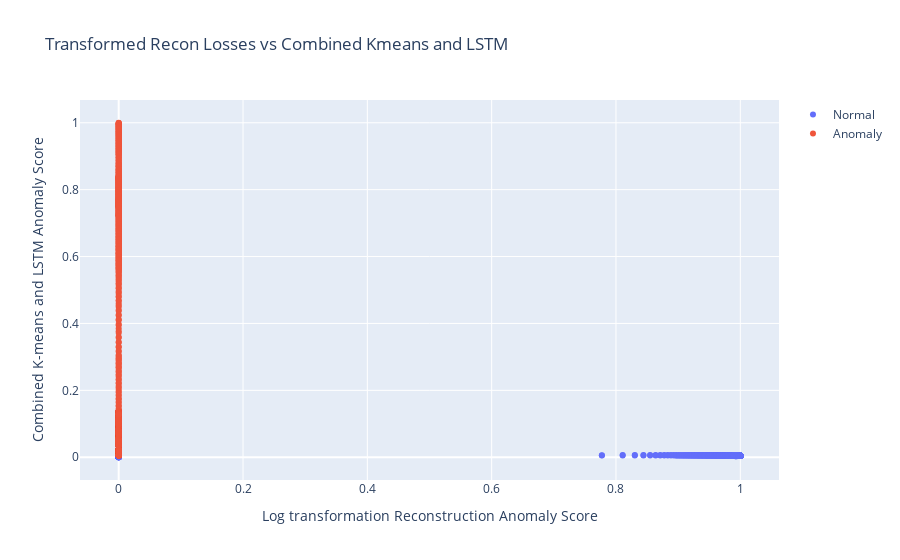

Here is the notebook cell this chart was saved with:
### Code cell
df = EDA_transformation(df)
df.tail()

### Figure 1 — Plotly figure (JSON) as saved in the notebook; plotly's stock layout.template omitted (floating-point values rounded to 4 significant figures; data arrays with more than 128 entries replaced by an {"elided": "..."} marker saying what was removed)
{"data": [{"mode": "markers", "name": "Normal", "type": "scatter", "x": {"elided": "5250 float values"}, "y": {"elided": "5250 float values"}}, {"mode": "markers", "name": "Anomaly", "type": "scatter", "x": {"elided": "3259 int values"}, "y": {"elided": "3259 float values"}}], "layout": {"title": {"text": "Transformed Recon Losses vs Combined Kmeans and LSTM"}, "xaxis": {"title": {"text": "Log transformation Reconstruction Anomaly Score"}}, "yaxis": {"title": {"text": "Combined K-means and LSTM Anomaly Score"}}}}
